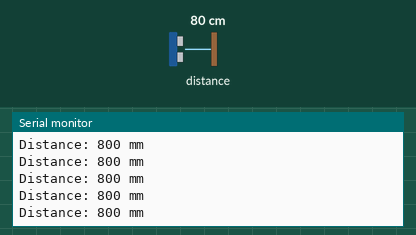
Simulated run of this program. Board: Arduino Uno, built for the host (arithmetic inside an expression is 32-bit, double 64-bit). Shown: the last lines printed to the serial monitor. The inputs (shaded band) are chosen by the test bench; at power-on: distance to the obstacle 80 cm.

Above: at 1.2 s.
1.3 s: distance to the obstacle set to 2 cm
At 2.2 s:
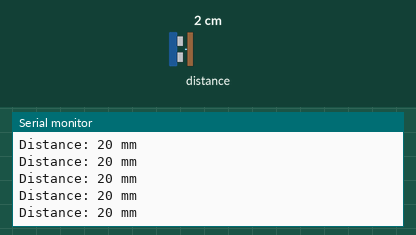
2.8 s: distance to the obstacle set to 4 cm
At 3.4 s:
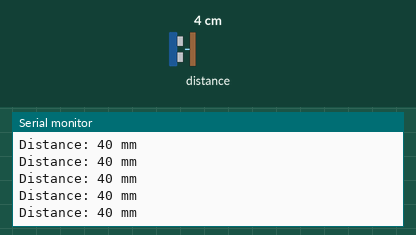
Timing chart, 0 to 5.8 s (numbered marks = the images above; inputs shaded):
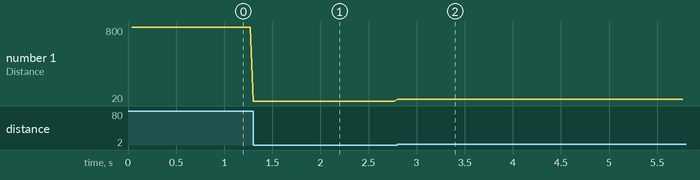

The program:

main.cpp
```cpp
#include <Arduino.h>
#include "Adafruit_VL53L1X.h"

// XSHUT and IRQ aren't wired -- dataReady() polls over I2C instead
Adafruit_VL53L1X vl53 = Adafruit_VL53L1X();

void setup() {
  Serial.begin(115200);
  while (!Serial) delay(10);

  Serial.println(F("Adafruit VL53L1X sensor demo"));

  Wire.begin();
  if (!vl53.begin(0x29, &Wire)) { // 0x29 is the default address
    Serial.print(F("Error on init of VL sensor: "));
    Serial.println(vl53.vl_status);
    while (1) delay(10);
  }
  Serial.println(F("VL53L1X sensor OK!"));

  Serial.print(F("Sensor ID: 0x"));
  Serial.println(vl53.sensorID(), HEX);

  if (!vl53.startRanging()) {
    Serial.print(F("Couldn't start ranging: "));
    Serial.println(vl53.vl_status);
    while (1) delay(10);
  }
  Serial.println(F("Ranging started"));

  // valid timing budgets: 15, 20, 33, 50, 100, 200, 500 ms
  vl53.setTimingBudget(50);
  Serial.print(F("Timing budget (ms): "));
  Serial.println(vl53.getTimingBudget());
}

void loop() {
  int16_t distance;

  if (vl53.dataReady()) {
    distance = vl53.distance();
    if (distance == -1) {
      Serial.print(F("Couldn't get distance: "));
      Serial.println(vl53.vl_status);
      return;
    }
    Serial.print(F("Distance: "));
    Serial.print(distance);
    Serial.println(" mm");

    vl53.clearInterrupt();
  }
}
```

Measured:
- after the input at 1.3 s, the serial monitor: prints a new line at once (image 1)
- after the input at 2.8 s, the serial monitor: prints a new line at once (image 2)
- plotted number 1: 800 → 20 after the input at 1.3 s, 20 → 40 after the input at 2.8 s
